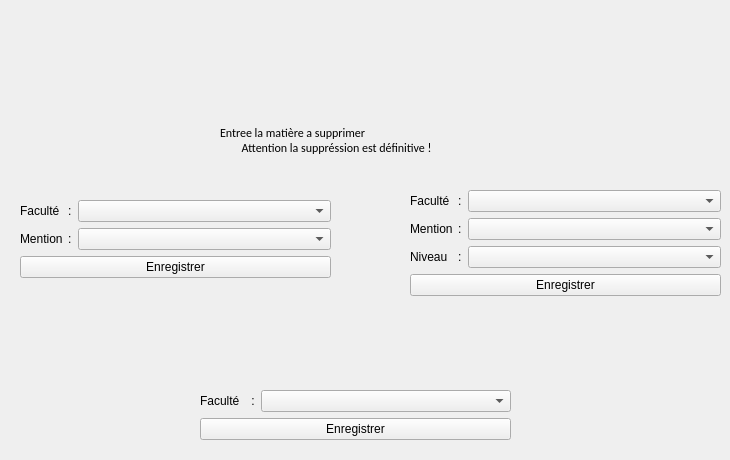
      <widget class="QWidget" name="sup_Mention">
       <attribute name="title">
        <string>Supprimer une matière</string>
       </attribute>
       <widget class="QLabel" name="supM_Message">
        <property name="geometry">
         <rect>
          <x>220</x>
          <y>120</y>
          <width>251</width>
          <height>41</height>
         </rect>
        </property>
        <property name="font">
         <font>
          <family>Calibri</family>
         </font>
        </property>
        <property name="text">
         <string>Entree la matière a supprimer
        Attention la suppréssion est définitive !</string>
        </property>
       </widget>
       <widget class="QWidget" name="formLayoutWidget_10">
        <property name="geometry">
         <rect>
          <x>410</x>
          <y>190</y>
          <width>311</width>
          <height>116</height>
         </rect>
        </property>
        <layout class="QFormLayout" name="supNv">
         <item row="1" column="0">
          <widget class="QLabel" name="supNv_mentionLabel">
           <property name="text">
            <string>Mention	:</string>
           </property>
          </widget>
         </item>
         <item row="1" column="1">
          <widget class="QComboBox" name="supNv_mentionComboBox"/>
         </item>
         <item row="2" column="0">
          <widget class="QLabel" name="supNv_niveauLabel">
           <property name="text">
            <string>Niveau	:</string>
           </property>
          </widget>
         </item>
         <item row="3" column="0" colspan="2">
          <widget class="QPushButton" name="supNv_Enregistrer">
           <property name="text">
            <string>Enregistrer</string>
           </property>
          </widget>
         </item>
         <item row="0" column="0">
          <widget class="QLabel" name="supNv_faculteLabel">
           <property name="text">
            <string>Faculté	:</string>
           </property>
          </widget>
         </item>
         <item row="0" column="1">
          <widget class="QComboBox" name="supNv_faculteComboBox"/>
         </item>
         <item row="2" column="1">
          <widget class="QComboBox" name="supNv_niveauComboBox"/>
         </item>
        </layout>
       </widget>
       <widget class="QWidget" name="formLayoutWidget_13">
        <property name="geometry">
         <rect>
          <x>200</x>
          <y>390</y>
          <width>311</width>
          <height>61</height>
         </rect>
        </property>
        <layout class="QFormLayout" name="supFc">
         <item row="0" column="0">
          <widget class="QLabel" name="supFc_nomFaculteLabel">
           <property name="text">
            <string>Faculté	 :</string>
           </property>
          </widget>
         </item>
         <item row="1" column="0" colspan="2">
          <widget class="QPushButton" name="supFc_Enregistrer">
           <property name="text">
            <string>Enregistrer</string>
           </property>
          </widget>
         </item>
         <item row="0" column="1">
          <widget class="QComboBox" name="supFc_nomFaculteComboBox"/>
         </item>
        </layout>
       </widget>
       <widget class="QWidget" name="formLayoutWidget_7">
        <property name="geometry">
         <rect>
          <x>20</x>
          <y>200</y>
          <width>311</width>
          <height>91</height>
         </rect>
        </property>
        <layout class="QFormLayout" name="supMt">
         <item row="0" column="0">
          <widget class="QLabel" name="supMt_faculteLabel">
           <property name="text">
            <string>Faculté	:</string>
           </property>
          </widget>
         </item>
         <item row="1" column="0">
          <widget class="QLabel" name="supMt_mentionLabel">
           <property name="text">
            <string>Mention	:</string>
           </property>
          </widget>
         </item>
         <item row="2" column="0" colspan="2">
          <widget class="QPushButton" name="supMt_Enregistrer">
           <property name="text">
            <string>Enregistrer</string>
           </property>
          </widget>
         </item>
         <item row="0" column="1">
          <widget class="QComboBox" name="supMt_faculteComboBox"/>
         </item>
         <item row="1" column="1">
          <widget class="QComboBox" name="supMt_mentionComboBox"/>
         </item>
        </layout>
       </widget>
      </widget>
